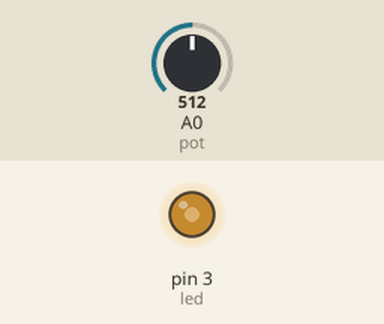
This sketch was run on a simulated Arduino Uno, built with avr-gcc and run on an emulated ATmega328P. Shown: output pins drawn as LEDs (lit = HIGH). The inputs (shaded band) are chosen by the test bench; at power-on: A0 (pot) = 512.

Above: at 1.2 s.
1.3 s: A0 (pot) set to 716
At 1.7 s:
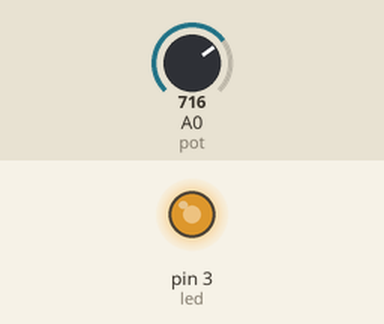
2.8 s: A0 (pot) set to 900
At 4.0 s:
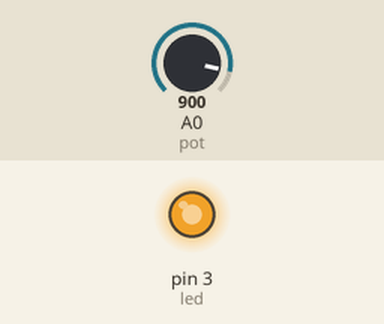
4.3 s: A0 (pot) set to 122
At 5.2 s:
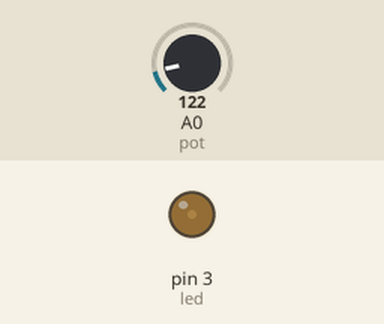
5.8 s: A0 (pot) set to 0
At 6.5 s:
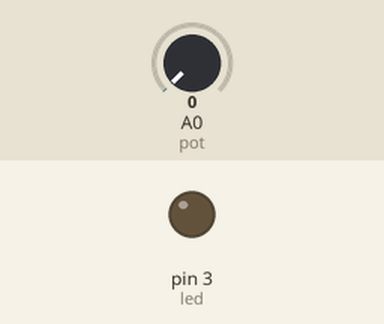
7.3 s: A0 (pot) set to 511
At 8.7 s:
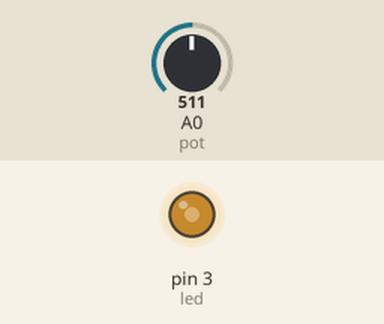
Timing chart, 0 to 9.8 s (numbered marks = the images above; inputs shaded):
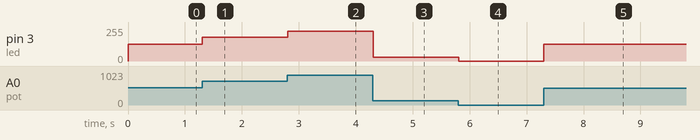

Measured:
- after the input at 1.3 s, pin 3 (led): 127/255 → 178/255 at once
- after the input at 2.8 s, pin 3 (led): 178/255 → 224/255 at once
- after the input at 4.3 s, pin 3 (led): 224/255 → 30/255 at once
- after the input at 5.8 s, pin 3 (led): 30/255 → 0/255 at once
- after the input at 7.3 s, pin 3 (led): 0/255 → 127/255 at once

The sketch:

EX2-05_potentiometer.ino
```cpp
const int led =3;
const int pot = A0;

void setup()
{
   //
}

void loop()
{
   int val = analogRead(pot);       // get analog pin data
   val = map(val, 0, 1023, 0, 255); // map analog data to 0～255
   analogWrite(led, val);           // set LED brightness by potentiometer status
   delay(10);                       // 10ms
}
```
